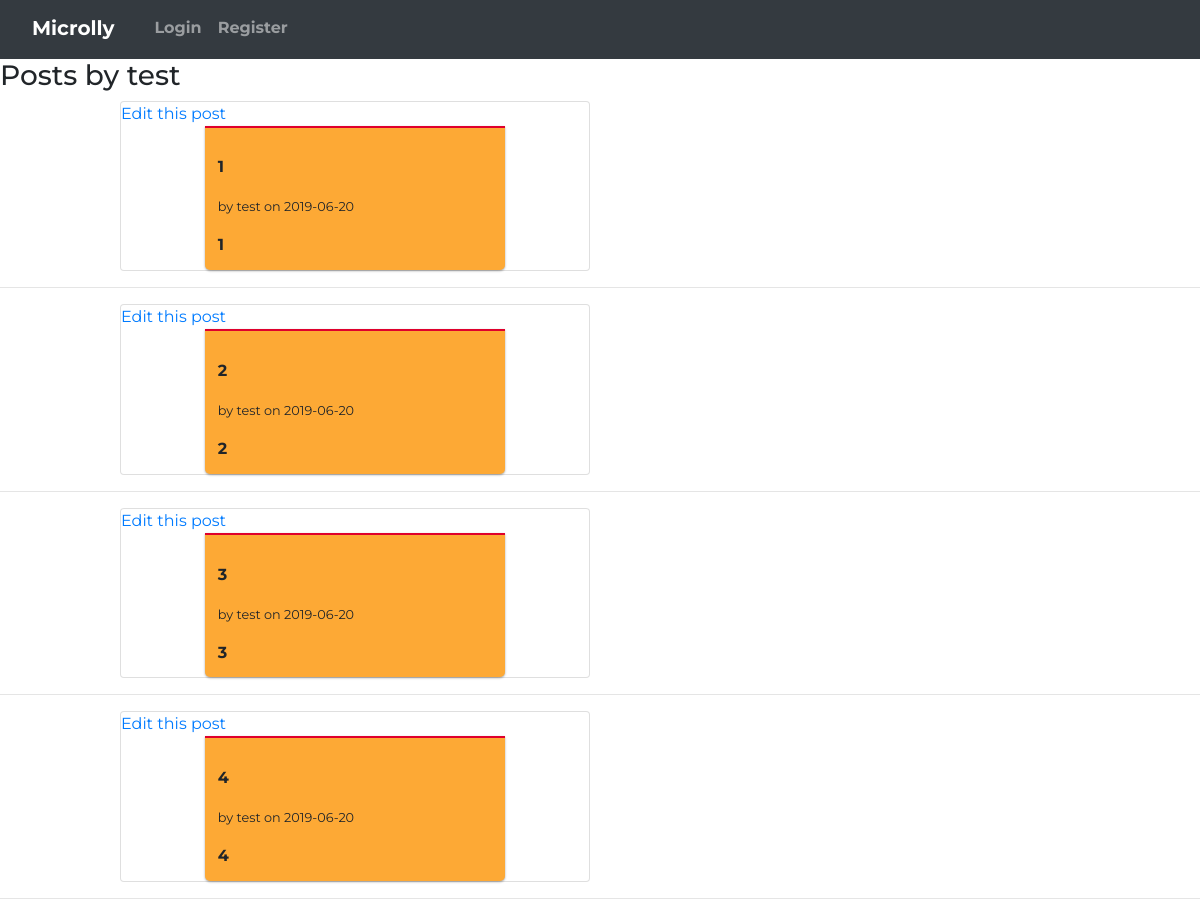
Before: /user_publication/1 with the older database file.
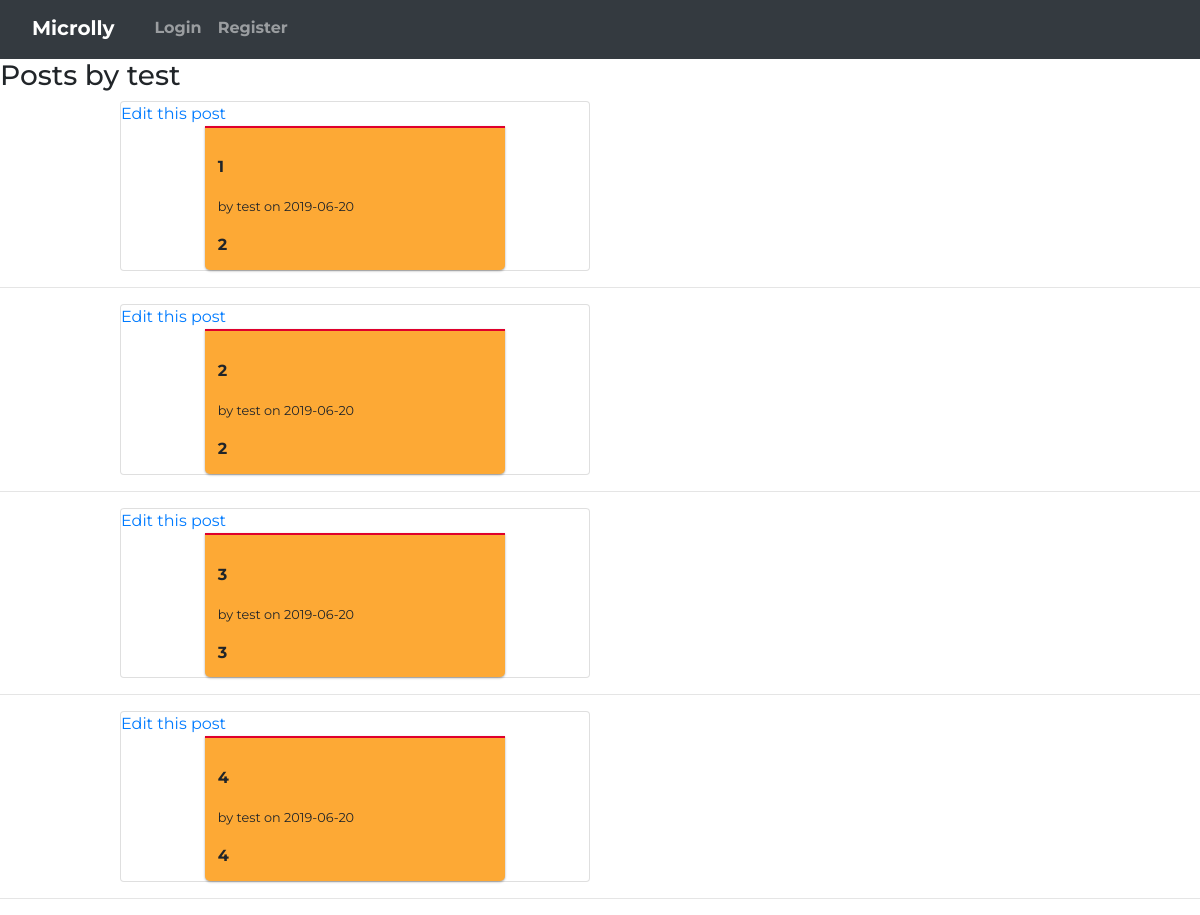
After: the same page with the newer database file.
### model.py (models this page shows)
class BaseModel(Model):
    class Meta:
        database = database

class Publication(BaseModel):
    title = CharField(index=True)
    body = TextField()
    creation_date = DateTimeField(default=datetime.datetime.now)
    update_date = DateTimeField(default=datetime.datetime.now)
    author = ForeignKeyField(User, backref="publications")

class User(BaseModel, UserMixin):
    username = CharField(unique=True)
    first_name = CharField()
    last_name = CharField()
    email = TextField(unique=True, index=True)
    password = TextField()
    active = BooleanField(default=True)

### app.py (the view)
@app.route('/user_publication/<int:user_id>')
def user_publication(user_id):
    try:
        user = User.get(user_id)
    except User.DoesNotExist:
        abort(404)
    return render_template('user_publication.html', user=user)

### templates/user_publication.html
{% extends 'base.html' %}
{% block main %}
<h3>Posts by {{ user.username }}</h3>
{% for publication in user.publications %}
<article>
    <div class="card">
    <a href="{{ url_for('edit_post', post_id=publication.id) }}">Edit this post</a>
        <dl>
            <dt>{{ publication.title }}</dt>
            <dt>
                <small>by <a>{{ publication.author.username }}</a> on {{ publication.creation_date.strftime('%Y-%m-%d') }}</small>
            </dt>
            <dt>{{ publication.body }}</dt>
        </dl>
    </div>
</article>
<hr>
{% endfor %}
{% endblock %}

Changed rows visible on the page:
changed Publication (number 1 of 4 on the later page): body "1" → "2"
